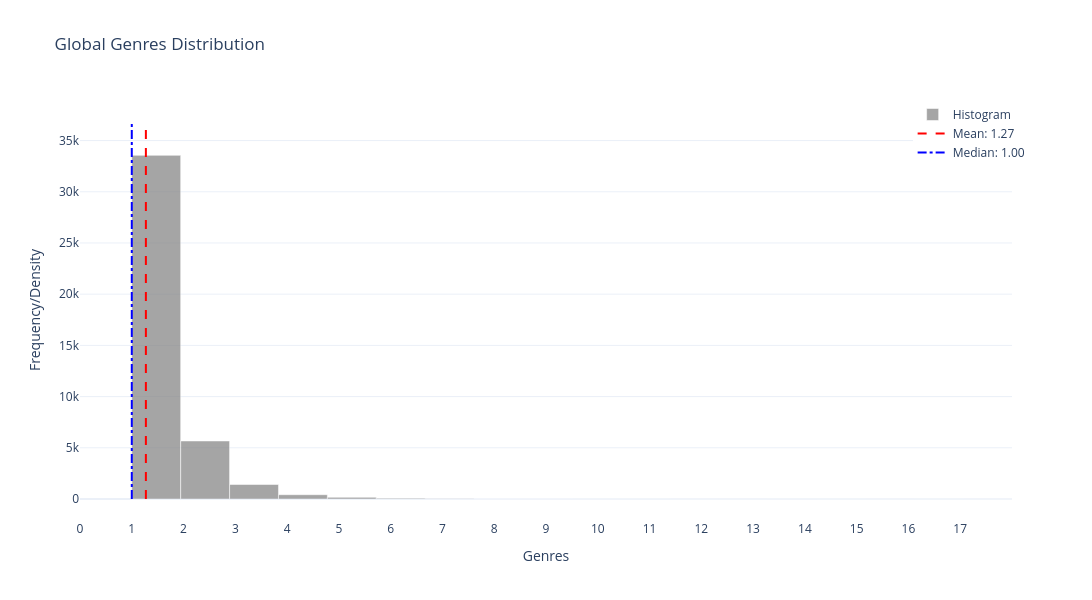

The code cell stored with this chart in its notebook:
### Code cell
plotly_frequency_density_numeric_plotlypx(df_music_location['genres'], bins=18, density=False, color='grey', title='Global Genres Distribution', xlabel='Genres', ylabel='Frequency/Density',
                                          xticks_range=(0, 18, 1), rotation=0, show_kde=False)

### Figure 1 — Plotly figure (JSON) as saved in the notebook; plotly's stock layout.template omitted (floating-point values rounded to 4 significant figures)
{"data": [{"marker": {"color": "grey"}, "name": "Histogram", "opacity": 0.7, "type": "bar", "width": [0.9444, 0.9444, 0.9444, 0.9444, 0.9444, 0.9444, 0.9444, 0.9444, 0.9444, 0.9444, 0.9444, 0.9444, 0.9444, 0.9444, 0.9444, 0.9444, 0.9444, 0.9444], "x": [1.472, 2.417, 3.361, 4.306, 5.25, 6.194, 7.139, 8.083, 9.028, 9.972, 10.92, 11.86, 12.81, 13.75, 14.69, 15.64, 16.58, 17.53], "y": [33554, 5667, 1415, 419, 160, 66, 27, 12, 12, 7, 5, 1, 1, 2, 0, 1, 0, 1]}, {"line": {"color": "red", "dash": "dash"}, "mode": "lines", "name": "Mean: 1.27", "type": "scatter", "x": [1.272, 1.272], "y": [0, 36910.0]}, {"line": {"color": "blue", "dash": "dashdot"}, "mode": "lines", "name": "Median: 1.00", "type": "scatter", "x": [1, 1], "y": [0, 36910.0]}], "layout": {"bargap": 0.05, "height": 600, "legend": {"orientation": "v", "x": 1.02, "xanchor": "right", "y": 1, "yanchor": "top"}, "title": {"text": "Global Genres Distribution"}, "width": 1200, "xaxis": {"range": [0, 18], "tickmode": "array", "tickvals": [0, 1, 2, 3, 4, 5, 6, 7, 8, 9, 10, 11, 12, 13, 14, 15, 16, 17], "title": {"text": "Genres"}}, "yaxis": {"title": {"text": "Frequency/Density"}}}}
